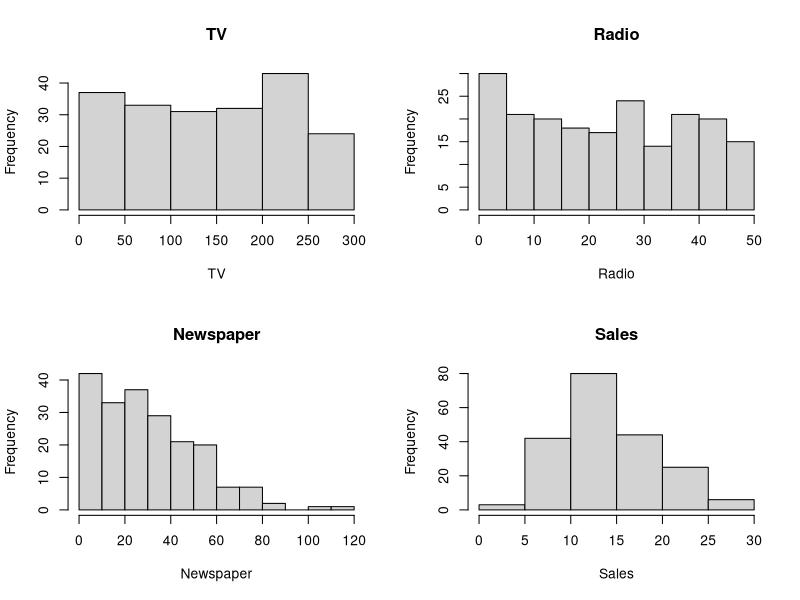

Write R code to recreate this figure.
# set cwd
setwd("/Users/mike/math3550/project3")

# task 1
csv <- read.csv("./Advertising.csv", header = TRUE)
df <- data.frame(csv)

# task 2
df$X <- NULL
df <- na.omit(df)

# task 3
data_summary <- summary(df)
print("Data Summary:")
print(data_summary)

par(mfrow = c(2,2))
hist(df$TV, main = "TV", xlab = "TV")
hist(df$radio, main = "Radio", xlab = "Radio")
hist(df$newspaper, main = "Newspaper", xlab = "Newspaper")
hist(df$sales, main = "Sales", xlab = "Sales")

first_ten <- head(df, n = 10)
print("First Ten Rows:")
print(first_ten)

# task 4
library(caret)
set.seed(0)

partition <- createDataPartition(df$sales, p = .8, list = FALSE)
training <- df[partition,]
testing <- df[-partition,]

# task 5
model1 <- lm(sales ~ TV + radio + newspaper, data = training)
model2 <- lm(sales ~ TV + radio + TV*radio, data = training)
model3 <- lm(sales ~ TV + radio + TV*radio + I(TV^2), data = training)

# task 6
# run predictions
model1_predictions <- predict(model1, testing)
model2_predictions <- predict(model2, testing)
model3_predictions <- predict(model3, testing)

# compute rmse
model1_rmse <- sqrt(mean((testing$sales - model1_predictions)^2))
model2_rmse <- sqrt(mean((testing$sales - model2_predictions)^2))
model3_rmse <- sqrt(mean((testing$sales - model3_predictions)^2))

# find min and report which one is the best fit
min_rmse <- min(model1_rmse, model2_rmse, model3_rmse)
if (min_rmse == model1_rmse) {
  print("Model 1 has the best prediction accuracy on the testing dataset.")
} else if (min_rmse == model2_rmse) {
  print("Model 2 has the best prediction accuracy on the testing dataset.")
} else {
  print("Model 3 has the best prediction accuracy on the testing dataset.")
}